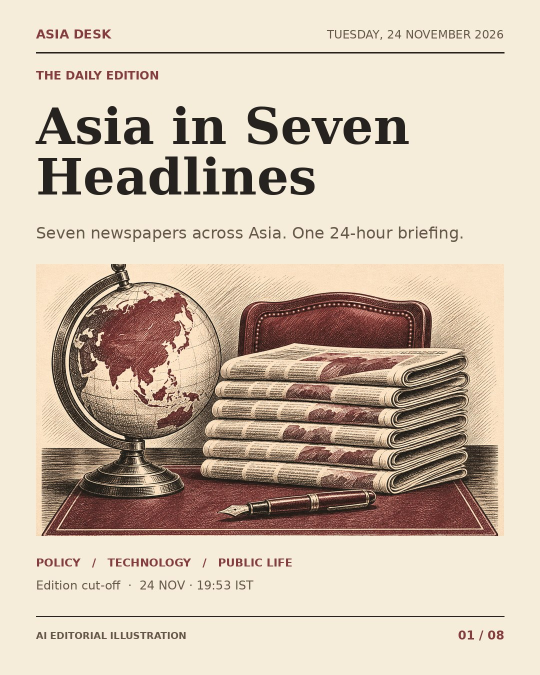
#> input picture asia-desk/editions/2026-11-24/slides/01.jpg, 1080 x 1350 px, given in place of 00.png, which was not available (shown at 1/2 size)
$ python build.py
#> lines starting #> are read from the running program, lines starting #| are printed output that depends on the picture
### asia-desk/editions/2026-11-24/render.py
import json
from pathlib import Path
import sys

from PIL import Image, ImageDraw, ImageFont, ImageOps

ROOT = Path(__file__).resolve().parent
SERIF = "/usr/share/fonts/truetype/dejavu/DejaVuSerif-Bold.ttf"
SANS = "/usr/share/fonts/truetype/dejavu/DejaVuSans.ttf"
BOLD = "/usr/share/fonts/truetype/dejavu/DejaVuSans-Bold.ttf"
PAPER, INK, MUTED, RED = "#f5ecd9", "#25221f", "#655749", "#843c3c"
W, H = 1080, 1350
LEFT, RIGHT = 72, 1008

def font(path, size):
    return ImageFont.truetype(path, size)

def wrap(draw, value, face, width):
    lines = [""]
    for word in value.split():
        test = f"{lines[-1]} {word}".strip()
        if lines[-1] and draw.textlength(test, font=face) > width:
            lines.append(word)
        else:
            lines[-1] = test
    return "\n".join(lines)

def draw_block(draw, value, y, face, color, spacing=7):
    text = wrap(draw, value, face, RIGHT - LEFT)
    draw.multiline_text((LEFT, y), text, font=face, fill=color, spacing=spacing)
    return draw.multiline_textbbox((LEFT, y), text, font=face, spacing=spacing)[3]

def art_crop(img, col, row):
    w, h = img.size
    return img.crop((col*w//2+3, row*h//4+3, (col+1)*w//2-3, (row+1)*h//4-3))

def frame(data, index, art, story=None):
    page = Image.new("RGB", (W,H), PAPER)
    d = ImageDraw.Draw(page)
    def rule(y, width=2, fill=INK):
        d.line((LEFT,y,RIGHT,y), fill=fill, width=width)
    d.text((LEFT,53),"ASIA DESK",font=font(BOLD,25),fill=RED)
    d.text((RIGHT,55),data["edition"].upper(),font=font(SANS,23),fill=MUTED,anchor="ra")
    rule(105,3)
    if story is None:
        d.text((LEFT,137),"THE DAILY EDITION",font=font(BOLD,23),fill=RED)
        draw_block(d,"Asia in Seven Headlines",194,font(SERIF,100),INK)
        draw_block(d,"Seven newspapers across Asia. One 24-hour briefing.",447,font(SANS,32),MUTED)
        top,bottom = 528,1072
        d.text((LEFT,1112),"POLICY   /   TECHNOLOGY   /   PUBLIC LIFE",font=font(BOLD,22),fill=RED)
        d.text((LEFT,1156),"Edition cut-off  ·  "+data["cutoff"],font=font(SANS,24),fill=MUTED)
    else:
        d.text((LEFT,140),story["desk"]+"   /   "+story["label"],font=font(BOLD,24),fill=RED)
        for size in (72,68,64,60):
            heading = font(SERIF,size)
            wrapped = wrap(d,story["headline"],heading,RIGHT-LEFT)
            if wrapped.count("\n") < 3:
                break
        end = draw_block(d,story["headline"],191,heading,INK,8)
        end = draw_block(d,story["deck"],end+31,font(SANS,32),MUTED,9)
        top,bottom = max(486,end+29),1098
        d.text((LEFT,1135),story["source"],font=font(BOLD,27),fill=INK)
        d.text((LEFT,1180),story["time"],font=font(SANS,22),fill=MUTED)
    assert bottom-top >= 385
    page.paste(ImageOps.fit(art,(RIGHT-LEFT,bottom-top),method=Image.Resampling.LANCZOS),(LEFT,top))
    rule(1232,2)
    d.text((LEFT,1260),"AI EDITORIAL ILLUSTRATION",font=font(BOLD,19),fill=MUTED)
    d.text((RIGHT,1256),f"{index:02d} / 08",font=font(BOLD,24),fill=RED,anchor="ra")
    return page

# [12 lines left out: function render, not called in this run]

# [2 lines that do not run on import are left out]

### asia-desk/editions/2026-11-24/build.py
import json
from pathlib import Path
from PIL import Image
from render import frame
ROOT=Path(__file__).resolve().parent
stories=[
dict(desk='JAPAN',source='The Japan Times',label='ICC FUNDING',headline='Japan brings forward its ICC contribution',deck='Takaichi’s move aims to protect the court’s funding amid US sanctions.',url='https://www.japantimes.co.jp/news/2026/11/24/japan/politics/japan-pm-takaichi-icc-akane/',time='24 Nov · Date only · JST',published='2026-11-24',updated=None,timezone='Asia/Tokyo',precision='date',listing='https://www.japantimes.co.jp/latest-news/1/',position=1),
dict(desk='SOUTH KOREA',source='The Korea Herald',label='EXAM SECURITY',headline='Korea seeks tougher penalties for AI exam cheating',deck='The ministry plans nearly 8,000 metal detectors for high schools. Proposed legal changes would allow entrance-exam bans of up to 10 years for serious cheating.',url='https://www.koreaherald.com/article/10947539',time='24 Nov · 16:32 KST · Updated',published='2026-11-24T14:20:22+09:00',updated='2026-11-24T16:32:06+09:00',timezone='Asia/Seoul',precision='second',listing='https://www.koreaherald.com/',position=1),
dict(desk='HONG KONG',source='South China Morning Post',label='TOURISM',headline='Hong Kong records 5.1 million October arrivals',deck='Visitor numbers rose 12% from a year earlier, tourism board figures show. The first ten months brought more than 45.8 million arrivals.',url='https://www.scmp.com/news/hong-kong/hong-kong-economy/article/3375570/hong-kong-welcomes-51-million-visitors-october-12-year-year',time='24 Nov · 13:20 HKT · Updated',published='2026-11-24T13:18:00+08:00',updated='2026-11-24T13:20:00+08:00',timezone='Asia/Hong_Kong',precision='minute',listing='https://www.scmp.com/news/hong-kong?page=1',position=3),
dict(desk='SINGAPORE',source='The Straits Times',label='CHIP EXPORTS',headline='Singapore, US work on chip export enforcement',deck='Wong says cooperation continues as Singapore investigates Megaspeed.',url='https://www.straitstimes.com/singapore/spore-working-with-us-on-chip-export-enforcement-as-megaspeed-probe-continues-pm-wong',time='24 Nov · 22:08 SGT · Updated',published='2026-11-24T12:36:00+08:00',updated='2026-11-24T22:08:00+08:00',timezone='Asia/Singapore',precision='minute',listing='https://www.straitstimes.com/global',position=1),
dict(desk='INDIA',source='The Indian Express',label='MADURAI',headline='Madurai hilltop pillar remains unlit after court order',deck='The customary shrine’s lamp was lit Tuesday evening, while the separate pillar stayed dark. The Express reports that the state had obtained no stay on the order.',url='https://indianexpress.com/article/cities/chennai/tamil-nadu-defies-supreme-court-order-karthigai-deepam-lit-only-at-uchi-pillaiyar-thirupparankundram-hill-vijay-ctr-nirmal-kumar-10976857/',time='24 Nov · 19:25 IST · Updated',published=None,updated='2026-11-24T19:25:00+05:30',timezone='Asia/Kolkata',precision='minute',listing='https://indianexpress.com/',position=1),
dict(desk='INDONESIA',source='The Jakarta Post',label='CONSERVATION',headline='Minister seeks end to Ujung Kulon mining designation',deck='Indonesia’s environment minister wants mining-reserve status cancelled near the rhino habitat. The designation identifies reserves and does not itself authorise mining.',url='https://www.thejakartapost.com/indonesia/2026/11/24/environment-minister-asks-bahlil-to-cancel-ujung-kulon-mining-status',time='24 Nov · 17:31 WIB · Published',published='2026-11-24T17:31:05+07:00',updated=None,timezone='Asia/Jakarta',precision='second',listing='https://www.thejakartapost.com/indonesia',position=3),
dict(desk='PAKISTAN',source='Dawn',label='ONLINE POLICY',headline='Naqvi calls for online platform accountability',deck='The interior minister outlined speech limits and proposed enforcement steps.',url='https://www.dawn.com/news/2046770/freedom-of-speech-should-not-become-a-shield-for-those-crossing-red-lines-says-naqvi',time='24 Nov · 17:09 PKT · Updated',published='2026-11-24',updated='2026-11-24T17:09:00+05:00',timezone='Asia/Karachi',precision='minute',listing='https://www.dawn.com/',position=1),
]
for s in stories:
 s['verified']=True
 s['published_precision']='date' if s['published'] and len(s['published'])==10 else ('not_exposed' if s['published'] is None else s['precision'])
 s['updated_precision']=s['precision'] if s['updated'] else 'not_exposed'
 s['verification_note']='Original publisher URL and prominent news listing checked. Missing separate timestamps are null. Time zones follow publisher locale. Restricted Japan Times and Jakarta Post content and SCMP listing verified through publisher-indexed content.'
stories[0]['verification_note']+=' Date-only publication; no exact time or update exposed. Today’s reporting describes Tuesday’s ICC meeting.'
stories[2]['verification_note']+=' October data is newly released Tuesday; editorial freshness refers to release, not the measurement month.'
stories[4]['verification_note']+=' Original publication time not exposed; Tuesday evening events and 19:25 IST update establish freshness.'
stories[5]['verification_note']+=' Tuesday report concerns a letter described as sent late last week; no claim that the letter itself was sent today.'
stories[6]['verification_note']+=' Publication date only; exact update is exposed. Policy statements are attributed to minister, not presented as an assessment of lawful speech.'
data=dict(id='ASIA-20261124',date='2026-11-24',edition='Tuesday, 24 November 2026',cutoff='24 NOV · 19:53 IST',window_start='2026-11-23T19:53:00+05:30',window_end='2026-11-24T19:53:00+05:30',release_tag='asia-desk-2026-11-24',stories=stories,selection_note='First three prominent items reviewed per source listing. One distinct verified event per source; no shared event or wire copy repeated. Reporting dates and underlying event dates distinguished.')
data['reviewed_candidates']={
'The Japan Times':['ICC','Fujitsu','Loans'],
'The Korea Herald':['Expulsions, 10-year bans eyed to combat AI exam cheating','Number of ministries and agencies set to relocate to Sejong reduced to 31','Jensen Huang’s return eases HBM uncertainty for Samsung, SK hynix'],
'South China Morning Post':['Hong Kong customs arrests 7, seizes HK$23 million in suspected smuggled drugs','Driver who allegedly killed 1, injured 3 others in Tsim Sha Tsui crash denied bail','Hong Kong welcomes 5.1 million visitors in October, up 12% year on year'],
'The Straits Times':['Export enforcement','Megaspeed','ASEAN'],
'The Indian Express':['Vijay government leaves Madurai hilltop pillar unlit','GTA 6 in India: Price, platforms, features and gaming craze','Why an Ayushmann Khurrana movie has sparked a language row in Bengal'],
'The Jakarta Post':['Misprinted T-shirts, flags in Listyo treason case raise eyebrows','Death toll from candy factory fire rises to 26: Police','Environment minister asks Bahlil to cancel Ujung Kulon mining status'],
'Dawn':['Naqvi','KP','Riyadh']}
(ROOT/'edition.json').write_text(json.dumps(data,indent=2,ensure_ascii=False))
out=ROOT/'slides';out.mkdir(exist_ok=True)
for i,s in enumerate([None]+stories):
 art=Image.open(ROOT/f'art/{i:02d}.png').convert('RGB')
#> art is the input picture: PIL image 1080x1350 RGB; mean R, G, B 208.1, 192.5, 174.4
 frame(data,i+1,art,s).save(out/f'{i+1:02d}.jpg',quality=87,optimize=True)
#> in frame, `page = Image.new("RGB", (W,H), PAPER)`:
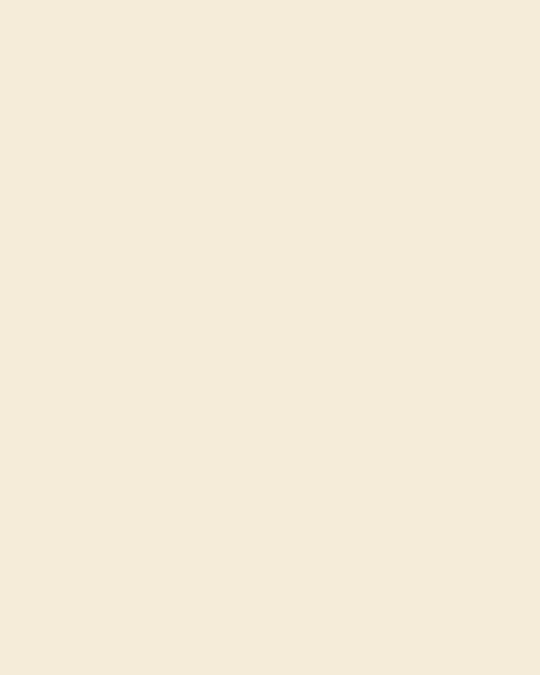
#> page: PIL image 1080x1350 RGB (shown at 1/2 size); mean R, G, B 245, 236, 217
#> in frame, `page.paste(ImageOps.fit(art,(RIGHT-LEFT,bottom-top),method=Image.Resam..`:
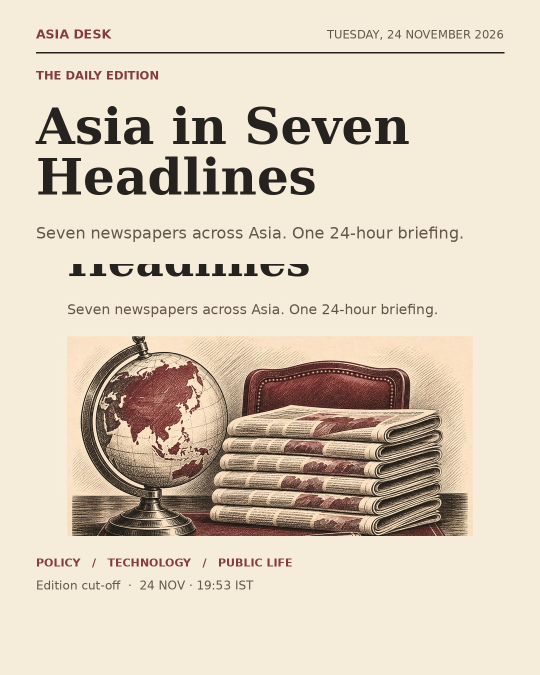
#> page: PIL image 1080x1350 RGB (shown at 1/2 size); mean R, G, B 219.3, 206.5, 187.9
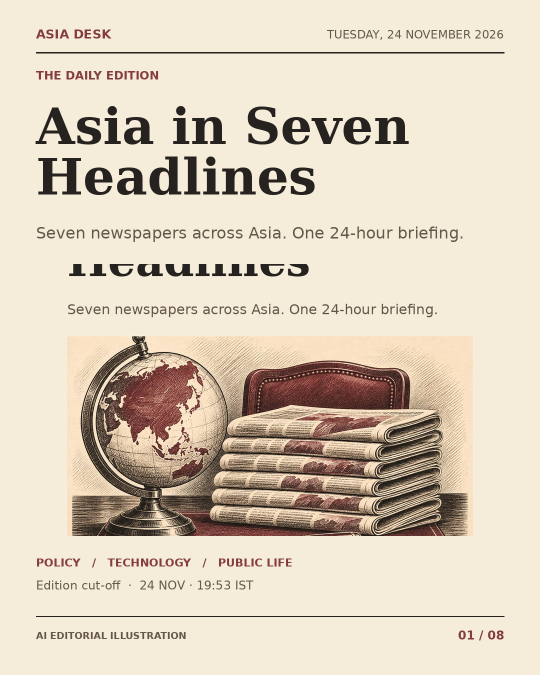
#> saved as 01.jpg: PIL image 1080x1350 RGB (shown at 1/2 size); mean R, G, B 218.8, 206, 187.5
#> (the run stopped early here; a loop or call above may not have finished)
